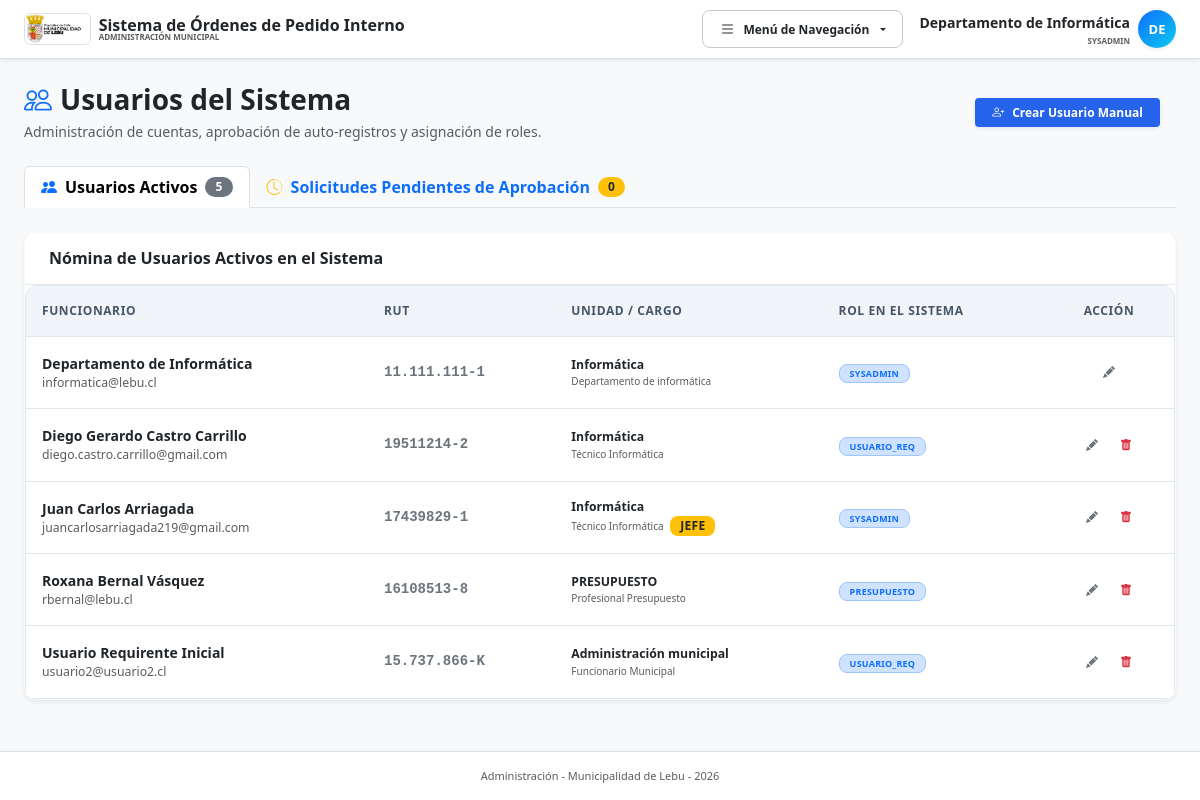
/usuarios.php (signed in), run on the app's committed database.
### tables this page shows
CREATE TABLE `usuarios` (
  `id` int NOT NULL AUTO_INCREMENT,
  `unidad_id` int NOT NULL,
  `rol_id` int NOT NULL,
  `rut` varchar(12) NOT NULL,
  `nombre_completo` varchar(150) NOT NULL,
  `email` varchar(150) NOT NULL,
  `password_hash` varchar(255) DEFAULT NULL,
  `es_jefe_unidad` tinyint(1) DEFAULT '0',
  `activo` tinyint(1) DEFAULT '1',
  `cargo` varchar(150) DEFAULT NULL,
  `token_verificacion` varchar(100) DEFAULT NULL,
  `email_verificado` tinyint(1) NOT NULL DEFAULT '0',
  `estado_aprobacion` enum('APROBADO','PENDIENTE_VERIFICACION','PENDIENTE_APROBACION','RECHAZADO') NOT NULL DEFAULT 'APROBADO',
  `fecha_registro` datetime NOT NULL DEFAULT CURRENT_TIMESTAMP,
  PRIMARY KEY (`id`),
  UNIQUE KEY `uk_usuarios_rut` (`rut`),
  UNIQUE KEY `uk_usuarios_email` (`email`),
  KEY `fk_usuarios_unidad` (`unidad_id`),
  KEY `fk_usuarios_rol` (`rol_id`),
  CONSTRAINT `fk_usuarios_rol` FOREIGN KEY (`rol_id`) REFERENCES `roles` (`id`) ON DELETE RESTRICT,
  CONSTRAINT `fk_usuarios_unidad` FOREIGN KEY (`unidad_id`) REFERENCES `unidades` (`id`) ON DELETE RESTRICT
);

CREATE TABLE `unidades` (
  `id` int NOT NULL AUTO_INCREMENT,
  `nombre` varchar(150) NOT NULL,
  `padre_id` int DEFAULT NULL,
  `centro_costo_id` int DEFAULT NULL,
  `jefe_actual_id` int DEFAULT NULL,
  PRIMARY KEY (`id`),
  KEY `fk_unidades_padre` (`padre_id`),
  KEY `fk_unidades_cc` (`centro_costo_id`),
  CONSTRAINT `fk_unidades_cc` FOREIGN KEY (`centro_costo_id`) REFERENCES `centros_costo` (`id`) ON DELETE SET NULL,
  CONSTRAINT `fk_unidades_padre` FOREIGN KEY (`padre_id`) REFERENCES `unidades` (`id`) ON DELETE SET NULL
);

CREATE TABLE `roles` (
  `id` int NOT NULL AUTO_INCREMENT,
  `nombre` varchar(50) NOT NULL,
  `descripcion` varchar(255) DEFAULT NULL,
  PRIMARY KEY (`id`)
);

### usuarios.php (the view, shortened to what this page needs)
<?php
require_once __DIR__ . '/config.php';
$accion = $_GET['action'] ?? 'listar';
$usuarios = $pdo->query("
    SELECT u.*, r.nombre as rol_nombre, d.nombre as unidad_nombre
    FROM usuarios u
    JOIN roles r ON u.rol_id = r.id
    JOIN unidades d ON u.unidad_id = d.id
    WHERE u.activo = 1 AND u.estado_aprobacion = 'APROBADO'
    ORDER BY u.nombre_completo ASC
")->fetchAll();
$pendientes_aprobacion = $pdo->query("
    SELECT u.*, d.nombre as unidad_nombre
    FROM usuarios u
    LEFT JOIN unidades d ON u.unidad_id = d.id
    WHERE u.estado_aprobacion = 'PENDIENTE_APROBACION'
    ORDER BY u.fecha_registro DESC
")->fetchAll();
$count_pendientes = count($pendientes_aprobacion);
$tab_activa = $_GET['tab'] ?? ($count_pendientes > 0 && !isset($_GET['action']) ? 'pendientes' : 'activos');
?>
<!DOCTYPE html>
<html lang="es">
<head>
    <?php
    include __DIR__ . '/head.php';
    ?>
</head>
<body class="bg-light text-slate-800 font-sans d-flex flex-column min-vh-100">
    <?php include __DIR__ . '/nav.php'; ?>
    <div class="container mt-4 px-3 px-md-4">
        <div class="row align-items-center mb-4 g-3">
            <div class="col-12 col-md">
                <h1 class="h3 fw-bold text-dark mb-1 d-flex align-items-center gap-2">
                    <i class="bi bi-people text-primary"></i>
                    Usuarios del Sistema
                </h1>
                <p class="text-muted small mb-0">Administración de cuentas, aprobación de auto-registros y asignación de roles.</p>
            </div>
            <div class="col-12 col-md-auto text-start text-md-end">
                <a href="usuarios.php?action=create" class="btn btn-primary btn-sm fw-bold px-3 shadow-sm d-flex align-items-center gap-1.5">
                    <i class="bi bi-person-plus"></i> Crear Usuario Manual
                </a>
            </div>
        </div>
        <?php if ($accion === 'listar'): ?>
            <ul class="nav nav-tabs border-bottom mb-4" id="usersTabs" role="tablist">
                <li class="nav-item" role="presentation">
                    <a class="nav-link fw-bold d-flex align-items-center gap-2 py-2.5 px-3 <?= $tab_activa === 'activos' ? 'active' : '' ?>" href="?tab=activos">
                        <i class="bi bi-people-fill text-primary"></i>
                        <span>Usuarios Activos</span>
                        <span class="badge bg-secondary rounded-pill"><?= count($usuarios) ?></span>
                    </a>
                </li>
                <li class="nav-item" role="presentation">
                    <a class="nav-link fw-bold d-flex align-items-center gap-2 py-2.5 px-3 <?= $tab_activa === 'pendientes' ? 'active' : '' ?>" href="?tab=pendientes">
                        <i class="bi bi-clock-history text-warning"></i>
                        <span>Solicitudes Pendientes de Aprobación</span>
                        <span class="badge bg-warning text-dark rounded-pill"><?= $count_pendientes ?></span>
                    </a>
                </li>
            </ul>
            <div class="tab-content" id="usersTabsContent">
                <?php if ($tab_activa === 'activos'): ?>
                    <div class="card shadow-sm border-light">
                        <div class="card-header bg-white py-3">
                            <h6 class="fw-bold mb-0 text-dark">Nómina de Usuarios Activos en el Sistema</h6>
                        </div>
                        <div class="table-responsive rounded-bottom">
                            <table class="table table-hover align-middle mb-0">
                                <thead class="table-light text-uppercase small" style="font-size: 10px;">
                                    <tr>
                                        <th class="p-3">Funcionario</th>
                                        <th class="p-3">RUT</th>
                                        <th class="p-3">Unidad / Cargo</th>
                                        <th class="p-3">Rol en el Sistema</th>
                                        <th class="p-3 text-center" style="width: 130px;">Acción</th>
                                    </tr>
                                </thead>
                                <tbody>
                                    <?php if(empty($usuarios)): ?>
                                        <tr>
                                            <td colspan="5" class="p-4 text-center text-muted">No existen usuarios registrados.</td>
                                        </tr>
                                    <?php else: ?>
                                        <?php foreach($usuarios as $u): ?>
                                            <tr>
                                                <td class="p-3">
                                                    <div class="fw-bold text-dark"><?= htmlspecialchars($u['nombre_completo']) ?></div>
                                                    <div class="text-muted small"><?= htmlspecialchars($u['email']) ?></div>
                                                </td>
                                                <td class="p-3 font-monospace fw-bold text-secondary"><?= htmlspecialchars($u['rut']) ?></td>
                                                <td class="p-3">
                                                    <div class="fw-semibold text-dark small"><?= htmlspecialchars($u['unidad_nombre']) ?></div>
                                                    <div class="text-muted" style="font-size: 10px;"><?= htmlspecialchars($u['cargo']) ?> <?= $u['es_jefe_unidad'] ? '<span class="badge bg-warning text-dark ms-1">JEFE</span>' : '' ?></div>
                                                </td>
                                                <td class="p-3">
                                                    <span class="badge bg-primary-subtle text-primary border border-primary-subtle px-2.5 py-1 text-uppercase" style="font-size: 9px;">
                                                        <?= htmlspecialchars($u['rol_nombre']) ?>
                                                    </span>
                                                </td>
                                                <td class="p-3 text-center">
                                                    <div class="d-flex justify-content-center gap-1">
                                                        <a href="usuarios.php?action=edit&id=<?= $u['id'] ?>" class="btn btn-outline-secondary btn-sm px-2 py-1" title="Editar">
                                                            <i class="bi bi-pencil-fill" style="font-size: 12px;"></i>
                                                        </a>
                                                        <?php if ($u['id'] != $_SESSION['user_id']): ?>
                                                            <form method="POST" action="usuarios.php" onsubmit="return confirm('¿Confirma desactivar a este usuario?')">
                                                                <button type="submit" class="btn btn-outline-danger btn-sm px-2 py-1" title="Desactivar">
                                                                    <i class="bi bi-trash-fill" style="font-size: 12px;"></i>
                                                                </button>
                                                            </form>
                                                        <?php endif; ?>
                                                    </div>
                                                </td>
                                            </tr>
                                        <?php endforeach; ?>
                                    <?php endif; ?>
                                </tbody>
                            </table>
                        </div>
                    </div>
                <?php endif; ?>
            </div>
        <?php endif; ?>
    </div>
<?php include __DIR__ . '/footer.php'; ?>
</body>
</html>

### data on the page
usuarios: nombre_completo "Departamento de Informática", email "informatica@lebu.cl", rut "11.111.111-1", unidad.nombre "Informática", cargo "Departamento de informática", rol.nombre "SYSADMIN"
usuarios: nombre_completo "Diego Gerardo Castro Carrillo", email "diego.castro.carrillo@gmail.com", rut "19511214-2", unidad.nombre "Informática", cargo "Técnico Informática", rol.nombre "USUARIO_REQ"
usuarios: nombre_completo "Juan Carlos Arriagada", email "juancarlosarriagada219@gmail.com", rut "17439829-1", unidad.nombre "Informática", cargo "Técnico Informática", es_jefe_unidad "JEFE", rol.nombre "SYSADMIN"
usuarios: nombre_completo "Roxana Bernal Vásquez", email "rbernal@lebu.cl", rut "16108513-8", unidad.nombre "PRESUPUESTO", cargo "Profesional Presupuesto", rol.nombre "PRESUPUESTO"
usuarios: nombre_completo "Usuario Requirente Inicial", email "usuario2@usuario2.cl", rut "15.737.866-K", unidad.nombre "Administración municipal", cargo "Funcionario Municipal", rol.nombre "USUARIO_REQ"

### other printed values
$user_name "Departamento de Informática"
$rol === 'SYSADMIN' ? 'SYSADMIN' : $rol "SYSADMIN"
substr($user_name, 0, 2) "DE"
count($usuarios) "5"
$count_pendientes "0"
